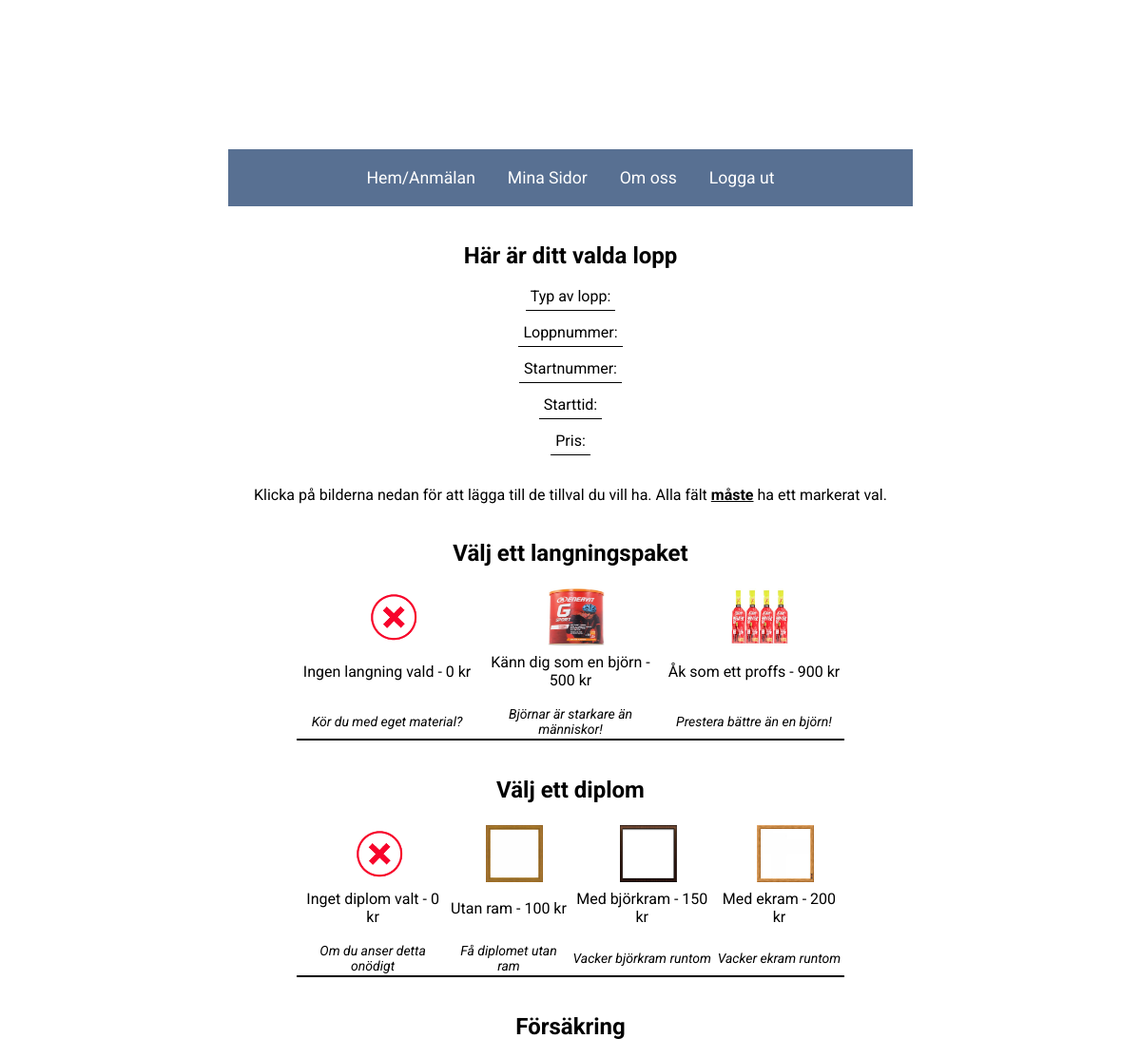
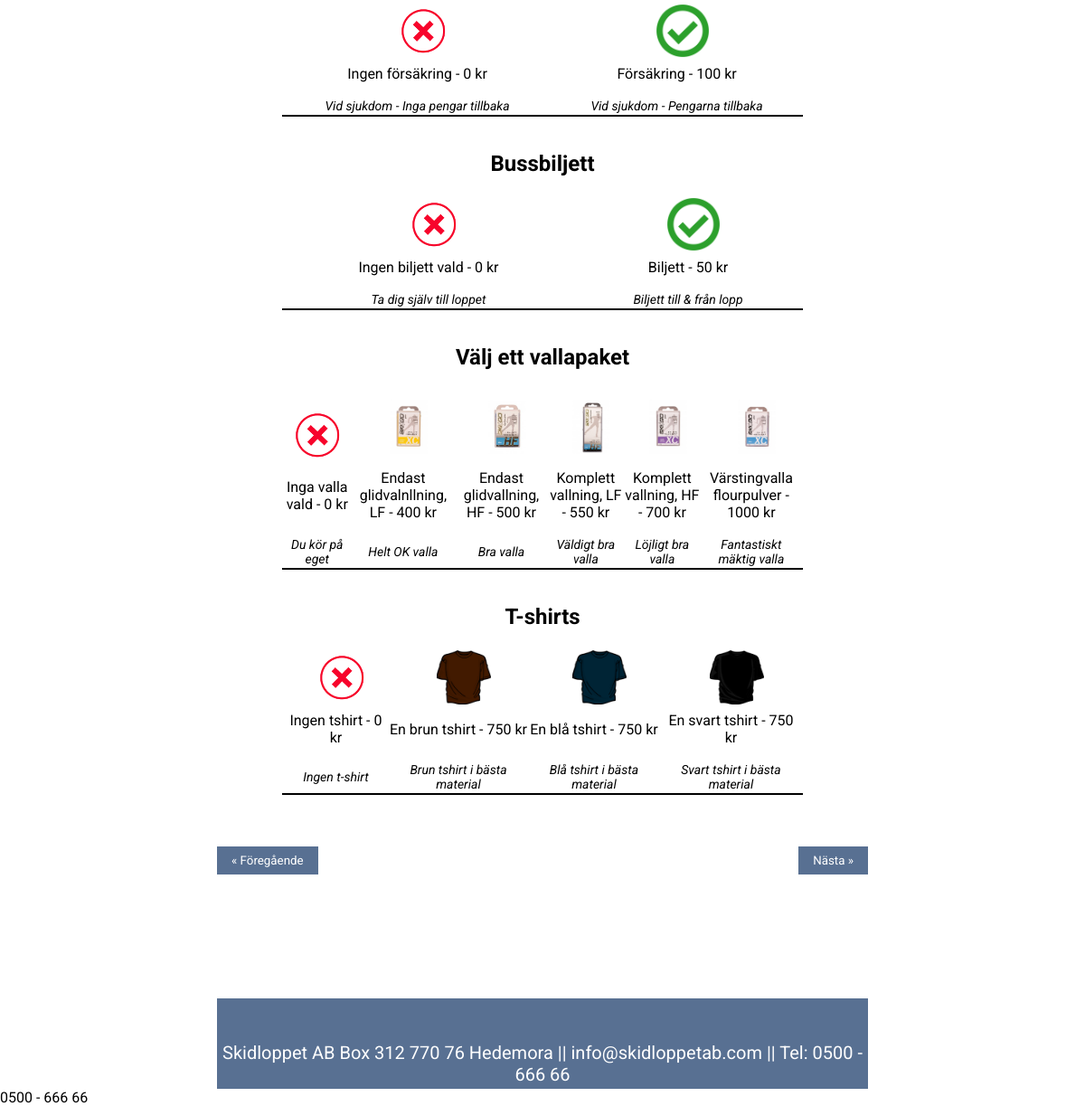
The app's page /tillval_skidor.php with its own data (2 pictures, top to bottom).
### tables this page shows
create table artiklar_langning(
id 					int auto_increment,
namn				varchar(255),
varde				varchar(255),
beskrivning			varchar(255),
primary key(id)
);

create table artiklar_diplom(
id 					int auto_increment,	
namn				varchar(255),
varde				varchar(255),
beskrivning			varchar(255),
primary key(id)
);

create table artiklar_forsakring(
id 					int auto_increment,
namn				varchar(255),
varde				varchar(255),
beskrivning			varchar(255),
primary key(id)
);

create table artiklar_biljett(
id 					int auto_increment,
namn				varchar(255),
varde				varchar(255),
beskrivning			varchar(255),
primary key(id)
);

create table artiklar_valla(
id 					int auto_increment,
namn				varchar(255),
varde				varchar(255),
beskrivning			varchar(255),
primary key(id)
);

create table artiklar_tshirt(
id 					int auto_increment,
namn				varchar(255),
varde				varchar(255),
beskrivning			varchar(255),
primary key(id)
);

### tillval_skidor.php (the view, shortened to what this page needs)
<!DOCTYPE HTML>
<html>
<head>
	<link rel="stylesheet" type="text/css" href="style.css">
</head>
<body>
<h1 id="titel">Tillval</h1>
<header>
<ul id="nav">
	<li class="navli"><a class="navcontent" href="index.php">Hem/Anmälan</a></li>
	<li class="navli"><a class="navcontent" href="my_page.php">Mina Sidor</a></li>
	<li class="navli"><a class="navcontent" href="about_us.php">Om oss</a></li>
	<li class="navli"><a class="navcontent" href="login.php">Logga ut</a></li>
</ul>
</header>
<div id ="wrapper">
<?php
Include("connection.php");
$lopp = $_SESSION['choosenLopp'];
$sql = "SELECT * FROM joint_lopp WHERE ordningsnr = '$lopp'";
$result = mysqli_query($dbc,$sql);
$array = mysqli_fetch_array($result);
$userid = $_SESSION['login_user'];;
$kundnr1 = "SELECT kundnr FROM users WHERE usrMail = '$userid'";
$result = mysqli_query($dbc,$kundnr1);
$kundnr = mysqli_fetch_array($result);
$kundNr = $kundnr['0'];
$sql = "SELECT startnr FROM joint_anmalan WHERE kundnr = '$kundNr' AND ordningsnr = '$lopp'";
$result = mysqli_query($dbc,$sql);
$startbevis = mysqli_fetch_array($result);
$startnr = $startbevis['0'];
echo "<br><br><div id='tillvalDiv'>";
	echo "<div id='summarize'>";
		echo "<h2>Här är ditt valda lopp</h2><br>";
		echo "<ul class='tillvalUsr'>";
			echo "<li class='usrInfoTillVal'>Typ av lopp: ".$array['3']." </li><br><br>";
			echo "<li class='usrInfoTillVal'>Loppnummer: ".$array['0']."</li><br><br>";
			echo "<li class='usrInfoTillVal'>Startnummer: ".$startnr."</li><br><br>";
			echo "<li class='usrInfoTillVal'>Starttid: ".$array['2']."</li><br><br>";
			echo "<li class='usrInfoTillVal'>Pris: ".$array['6']."</li><br>";
		echo "</ul>";
	echo "</div><br><br>";
	echo "<div id ='row'>";
		echo "<form method='post'>";
			echo "<p>Klicka på bilderna nedan för att lägga till de tillval du vill ha. Alla fält <u><b>måste</b></u> ha ett markerat val.</p>";
			echo "<br>";
			echo "<br>";
				$x = 0;
				echo "<h2><b>Välj ett langningspaket</b></h2><br>";
				echo "<center><table id='tillval_lop'>";
				echo "<tr class='tillvalLop1'>";
					foreach($dbc->query("SELECT * FROM artiklar_langning")as $row) {
						$x++;
						$L = 'l' . $x;
						echo "<td class='tillvalLop2'>";
						echo "<label id = 'test'>";
							echo "<img class='imgs' src='pictures/$L.jpg'>";
						echo "</label>";
						echo "</td>";
						}
					echo "</tr>";
					echo "<tr>";
					foreach($dbc->query("SELECT * FROM artiklar_langning")as $row) {
						echo "<td><p class='items'>".$row['namn']." - ".$row['varde']." kr</p></td>";
						}
					echo "</tr>";
					echo "<tr>";
					foreach($dbc->query("SELECT * FROM artiklar_langning")as $row) {
						echo "<td class='beskrivning'><p class='items'><br>".$row['beskrivning']."</p></td>";
						}
					echo "</tr>";
				echo "</table>";
				echo "<br><br>";
				echo "<h2><b>Välj ett diplom</b></h2><br>";
				$x=0;
				echo "<center><table id='tillval_lop'>";
					echo "<tr>";
						foreach($dbc->query("SELECT * FROM artiklar_diplom")as $row) {
							$x++;
							$D = 'd' . $x;
							echo "<td>";
							echo "<label>";
								echo "<img class='imgs' src='pictures/$D.jpg'>";
							echo "</label>";
							echo "</td>";
						}
					echo "</tr>";
				echo "<tr>";
				foreach($dbc->query("SELECT * FROM artiklar_diplom")as $row) {
					echo "<td><p class='items'>".$row['namn']." - ".$row['varde']." kr</p></td>";
				}
				echo"</tr>";
				echo "<tr>";
				foreach($dbc->query("SELECT * FROM artiklar_diplom")as $row) {
					echo "<td class='beskrivning'><p class='items'><br>".$row['beskrivning']."</p></td>";
				}
				echo"</tr>";
				echo "</table>";
				echo "<br><br>";
				echo "<h2><b>Försäkring</b></h2><br>";
				$x = 0;
				echo "<center><table id='tillval_lop'>";
				echo "<tr>";
					foreach($dbc->query("SELECT * FROM artiklar_forsakring")as $row) {
						$x++;
						$F = 'f' . $x;
						echo "<td>";
						echo "<label>";
						echo "<img class='imgs' src='pictures/$F.jpg'>";
						echo "</label>";
						echo "</td>";
					}
				echo "</tr>";
				echo "<tr>";
					foreach($dbc->query("SELECT * FROM artiklar_forsakring")as $row) {
						echo "<td><p class='items'>".$row['namn']." - ". $row['varde']." kr</p>";
					}
				echo "</tr>";
				echo "<tr>";
					foreach($dbc->query("SELECT * FROM artiklar_forsakring")as $row) {
					echo "<td class='beskrivning'><p class='items'><br>".$row['beskrivning']."</p></td>";
					}
				echo "</tr>";
				echo "</table>";
				echo "<br><br>";
				echo "<h2><b>Bussbiljett</b></h2><br>";
				$x = 0;
				echo "<center><table id='tillval_lop'>";
				echo "<tr>";
					foreach($dbc->query("SELECT * FROM artiklar_biljett")as $row) {
						$x++;
						$B = 'b' . $x;
						echo "<td>";
						echo "<label>";
							echo "<img class='imgs' src='pictures/$B.jpg'>";
						echo "</label>";
						echo "</td>";
				}
				echo "</tr>";
				echo "<tr>";
				foreach($dbc->query("SELECT * FROM artiklar_biljett")as $row) {
					echo "<td><p class='items'>".$row['namn']." - ".$row['varde']." kr</p></td>";
				}
				echo "</tr>";
				echo "<tr>";
				foreach($dbc->query("SELECT * FROM artiklar_biljett")as $row) {
					echo "<td class='beskrivning'><p class='items'><br>".$row['beskrivning']."</p></td>";
				}
				echo "</tr>";
				echo "</table>";
				echo "<br><br>";
				echo "<h2><b>Välj ett vallapaket</b></h2><br>";
				$x = 0;
				echo "<center><table id='tillval_lop'>";
				echo "<tr>";
				foreach($dbc->query("SELECT * FROM artiklar_valla")as $row) {
					$x++;
					$V = 'v' . $x;
					echo "<td>";
					echo "<label>";
						echo "<img class='imgs' src='pictures/$V.jpg'>";
					echo "</label>";
					echo "</td>";
				}
				echo "<tr>";
				foreach($dbc->query("SELECT * FROM artiklar_valla")as $row) {
					echo "<td><p class='items'>".$row['namn']." - ".$row['varde']." kr</p></td>";
				}
				echo "</tr>";
				echo "<tr>";
				foreach($dbc->query("SELECT * FROM artiklar_valla")as $row) {
					echo "<td class='beskrivning'><p class='items'><br>".$row['beskrivning'],"</p></td>";
				}
				echo "</tr>";
				echo "</table>";
				echo "<br><br>";
				echo "<h2><b>T-shirts</b></h2><br>";
				$x = 0;
				echo "<center><table id='tillval_lop'>";
				echo "<tr>";
					foreach($dbc->query("SELECT * FROM artiklar_tshirt")as $row) {
						$x++;
						$T = 't' . $x;
						echo "<td>";
						echo "<label>";
							echo "<img class='imgs' src='pictures/$T.jpg'>";
						echo "</label>";
						echo "</td>";
				}
				echo "</tr>";
				echo "<tr>";
				foreach($dbc->query("SELECT * FROM artiklar_tshirt")as $row) {
					echo "<td><p class='items'>".$row['namn']." - ".$row['varde']." kr</p></td>";
				}
				echo "</tr>";
				echo "<tr>";
				foreach($dbc->query("SELECT * FROM artiklar_tshirt")as $row) {
					echo "<td class='beskrivning'><p class='items'><br>".$row['beskrivning']."</p></td>";
				}
				echo "</tr>";
				echo "</table>";
				echo "</div>";
				echo "<br><br><br>";
				echo "<form method='post'>";
			echo "<button id='valjknapp' class='next' type='submit' >Nästa  &raquo;</button>";
		echo "</form>";
echo "</div>";
echo "<form method=post>";
echo "<center><label id = 'test'>";
echo "</label>";
echo "<button id='angraknapp' class='previous' type='submit'>&laquo; Föregående</button>";
echo "</form>";
?>
</div>
</body>
<footer>
<br><br>
Skidloppet AB Box 312 770 76 Hedemora || info@skidloppetab.com || Tel: 0500 - 666 66
</footer>
</html>
</html> 0500 - 666 66
</html>
</html>

### style.css (style rules this page uses)
* { padding:0px; margin:0px; font-family: 'roboto', monospace; }
body { font-family: 'roboto', sans-serif; margin: 0px; background: url(pictures/test.jpeg) no-repeat center center fixed; -webkit-background-size: cover; -moz-background-size: cover; -o-background-size: cover; background-size: cover; }
ul { list-style:none; }
a { color:black; }
#titel { text-align:center; padding-bottom:50px; padding-top:50px; font-size:3em; letter-spacing: 12px; color:white; }
header { background-color: #587092; color:#fff; max-width:60%; min-height:60px; margin:auto; }
#nav { list-style-type:none; text-align:center; }
.navli { display:inline-block; text-align: center; }
.navcontent { display:block; margin:15px; margin-top:20px; font-size:1.1em; text-align:center; }
.navcontent:link { color:white; text-decoration:none; }
#wrapper { background-color:#fff; max-width: 60%; margin: auto; height:2000px; }
footer { margin:auto; max-width:60%; background-color:#587092; height:100px; text-align:center; font-size:20px; color:white; }
h1, h2, h3 { text-align:center; }
.items { position: relative; transform: translate(-50%, -50%); display:inline; color:black; font-size: 1em; text-align:center; }
.imgs { position:relative; width:60px; height:60px; display:inline; }
div#row label > input + img { cursor:pointer; border:2px solid transparent; }
div#row label { text-align:center; margin:auto; }
div#row form { text-align:center; }
.tillvalUsr { display:block; text-align:center; }
.usrInfoTillVal { display:inline; border-bottom:1px solid black; padding:5px; font-weight:none; }
.next { text-decoration: none; display: inline-block; padding: 8px 16px; border:none; float:right; background-color: #587092; color: white; }
.previous { text-decoration: none; display: inline-block; padding: 8px 16px; border:none; float:left; background-color: #587092; color: white; }
#tillval_lop { text-align:center; width:80%; margin:auto; border-bottom:2px solid black; }
.tillvalLop1 { width:30%; }
.tillvalLop2 { width:50px; text-align:center; }
.beskrivning { font-size:14px; font-style:italic; }

### records on screen
artiklar_langning: shows a picture, namn "Ingen langning vald", varde "0", beskrivning "Kör du med eget material?"
artiklar_langning: shows a picture, namn "Känn dig som en björn", varde "500", beskrivning "Björnar är starkare än människor!"
artiklar_langning: shows a picture, namn "Åk som ett proffs", varde "900", beskrivning "Prestera bättre än en björn!"
artiklar_diplom: shows a picture, namn "Inget diplom valt", varde "0", beskrivning "Om du anser detta onödigt"
artiklar_diplom: shows a picture, namn "Utan ram", varde "100", beskrivning "Få diplomet utan ram"
artiklar_diplom: shows a picture, namn "Med björkram", varde "150", beskrivning "Vacker björkram runtom"
artiklar_diplom: shows a picture, namn "Med ekram", varde "200", beskrivning "Vacker ekram runtom"
artiklar_forsakring: shows a picture, namn "Ingen försäkring", varde "0", beskrivning "Vid sjukdom - Inga pengar tillbaka"
artiklar_forsakring: shows a picture, namn "Försäkring", varde "100", beskrivning "Vid sjukdom - Pengarna tillbaka"
artiklar_biljett: shows a picture, namn "Ingen biljett vald", varde "0", beskrivning "Ta dig själv till loppet"
artiklar_biljett: shows a picture, namn "Biljett", varde "50", beskrivning "Biljett till & från lopp"
artiklar_valla: shows a picture, namn "Inga valla vald", varde "0", beskrivning "Du kör på eget"
artiklar_valla: shows a picture, namn "Endast glidvalnllning, LF", varde "400", beskrivning "Helt OK valla"
artiklar_valla: shows a picture, namn "Endast glidvallning, HF", varde "500", beskrivning "Bra valla"
artiklar_valla: shows a picture, namn "Komplett vallning, LF", varde "550", beskrivning "Väldigt bra valla"
artiklar_valla: shows a picture, namn "Komplett vallning, HF", varde "700", beskrivning "Löjligt bra valla"
artiklar_valla: shows a picture, namn "Värstingvalla flourpulver", varde "1000", beskrivning "Fantastiskt mäktig valla"
artiklar_tshirt: shows a picture, namn "Ingen tshirt", varde "0", beskrivning "Ingen t-shirt"
artiklar_tshirt: shows a picture, namn "En brun tshirt", varde "750", beskrivning "Brun tshirt i bästa material"
artiklar_tshirt: shows a picture, namn "En blå tshirt", varde "750", beskrivning "Blå tshirt i bästa material"
artiklar_tshirt: shows a picture, namn "En svart tshirt", varde "750", beskrivning "Svart tshirt i bästa material"
